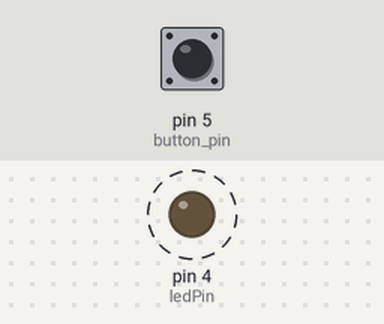
A sketch run on a simulated Arduino Uno, built with avr-gcc and run on an emulated ATmega328P. Shown: output pins drawn as LEDs (lit = HIGH). Dashed ring = blinking. Inputs (shaded band) come from the test bench; at power-on: pin 5 (button_pin) HIGH. What the sketch prints to the serial monitor is not drawn.

Above: at 0.5 s.
Timing chart, 0 to 4.6 s (numbered marks = the images above):
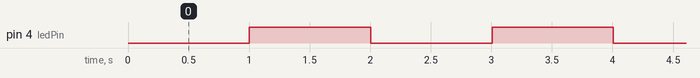

The sketch:

B_value_displayed_on_serial_monitor_and_blink__without_using.ino
```cpp
/*PB value displayed on serial monitor and blink (without using Delay)
 The goal of this program is explained in the theme, where two programs are meshed together, the input pullup and the blink.
 This isnt possible with a normal delay therefore we have to use another method which includes using millis() program which is the amount of time
 that has passed from the start of the program
 */

const int ledPin =  4;// the number of the LED pin
int button_pin = 5; //the number to read the pushbutton pin
int button_state; //to read the button's status
int ledState = LOW;// ledState used to set the LED
unsigned long previousMillis = 0;  // will store last time LED was updated in a LONG variable
const long interval = 1000;   // interval at which to blink (milliseconds)

void setup() {
  pinMode(ledPin, OUTPUT); // set the digital pin as output
  pinMode(button_pin, INPUT_PULLUP); //setting pin 5 as an INPUT PULLUP
  Serial.begin(9600); //starting serial monitor to use it
}

void loop() {  // here is where thet code is running all the time.
    button_state = digitalRead(button_pin);//stores value from pin 5 into a variable
  Serial.println(button_state); //printing the value gotten from button_state in the serial

  unsigned long currentMillis = millis();//putting the time from the start of the program into a long variable

  if (currentMillis - previousMillis >= interval) {// if the current time - the last time the time was recordered is greater then the interval that means another second has passed

    previousMillis = currentMillis; // saving the last time the LED blinked
    // if the LED is off turn it on and vice-versa:
    if (ledState == LOW) {
      ledState = HIGH;
    } else {
      ledState = LOW;
    }

    // set the LED with the ledState of the variable:
    digitalWrite(ledPin, ledState);
  }
}
```

Measured:
- by itself, pin 4 (ledPin): alternates HIGH for 1.0 s and LOW for 1.0 s
